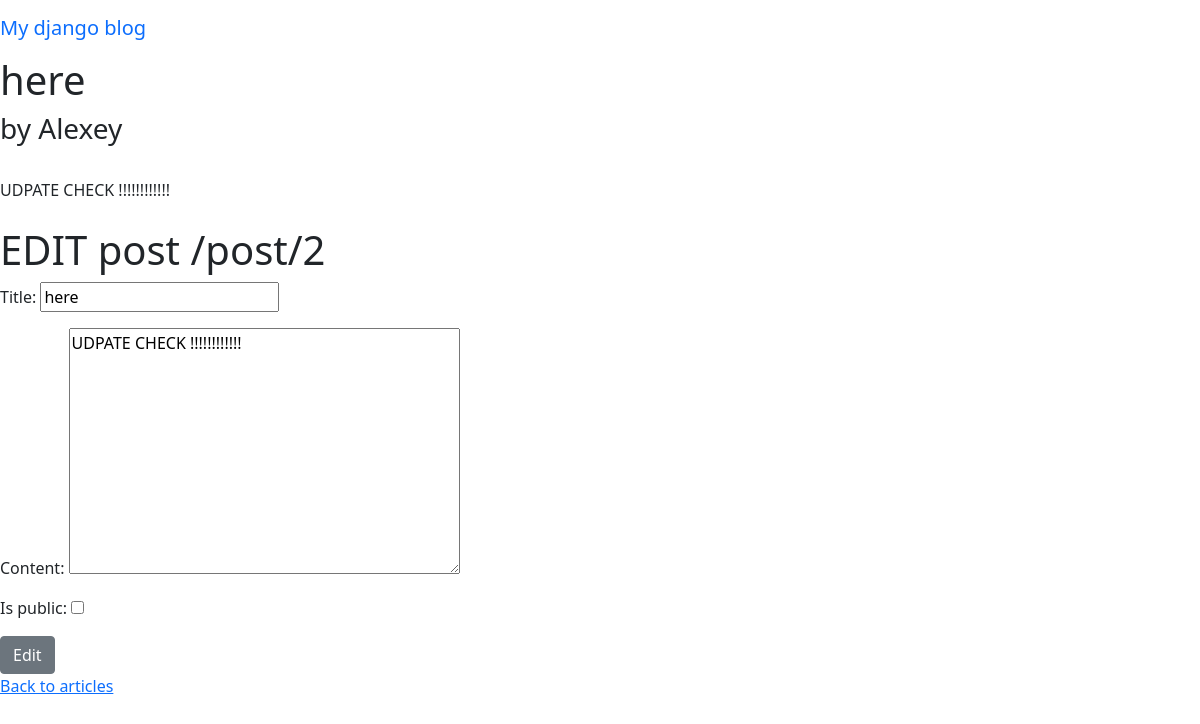
Page /post/2 (signed in) on the earlier database version.
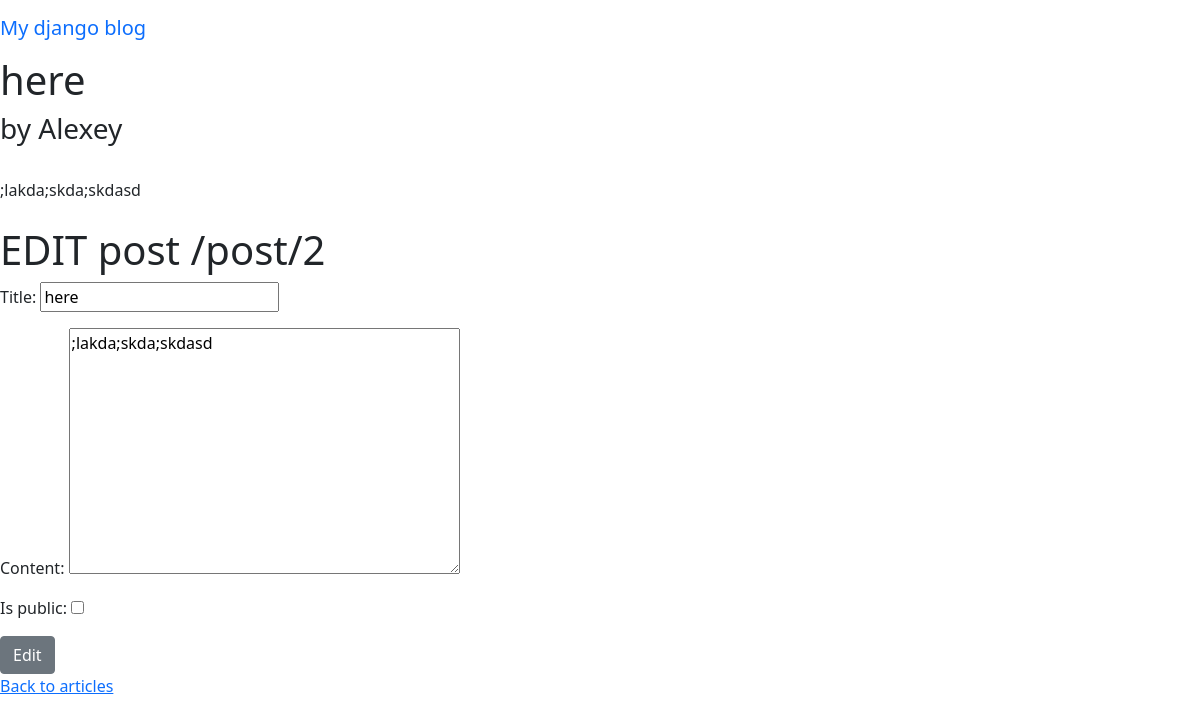
Same page on the later database version.
### blog/models.py (models this page shows, shortened)
class Post(models.Model):
    author = models.ForeignKey(User, on_delete=models.CASCADE)
    title = models.CharField(max_length=255)
    content = models.TextField()
    is_public = models.BooleanField(default=True)
    class Meta:
        permissions = [
            ("view_private_posts", "Can view private posts"),
        ]

### blog/views.py (the view, shortened to what this page needs)
# urls.py: path("<int:pk>", PostDetailsView.as_view(), name="post_detail"),
class PostDetailsView(APIView):
    renderer_classes = [TemplateHTMLRenderer]
    def get(self, request, pk):
        form = None
        if not request.user.has_perm("blog.view_private_posts"):
            return redirect('home')
        post = Post.objects.get(id=pk)
        if request.user.has_perm(
                "blog.edit_post") and request.user == post.author:
            form = PostForm(PostSerializer(post).data)
        return Response({'post': post, "form": form},
                        template_name="post_detail.html")

### blog/forms.py
class PostForm(ModelForm):
    class Meta:
        model = Post
        fields = ['title', 'content', 'is_public']

### blog/templates/post_detail.html (shortened to what this page needs)
{% extends "base.html" %}
{% block content %}
<h1> {{post.title}} </h1>
<h3> by {{post.author.first_name}}</h3>
{{post.content}}
{% if form %}
    <h1> EDIT post {% url 'post_detail' post.id %}</h1>
    <form method="POST">
        {{form.as_p}}
        <button class="btn btn-secondary"> Edit </button>
    </form>
{% else %}
    <h1> Log In before post creation</h1>
{% endif %}
<a href="{% url 'home' %}"> Back to articles </a>
{% endblock %}

Differences in the rows shown:
changed Post "here": content "UDPATE CHECK !!!!!!!!!!!!" → ";lakda;skda;skdasd"
